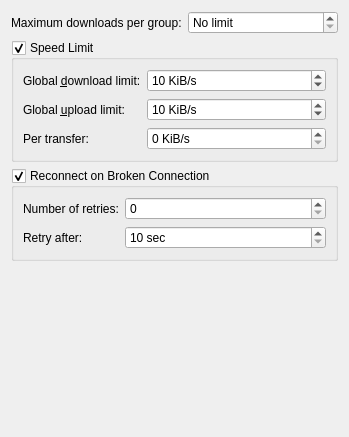
<?xml version="1.0" encoding="UTF-8"?>
<ui version="4.0">
 <class>DlgNetwork</class>
 <widget class="QWidget" name="DlgNetwork">
  <property name="geometry">
   <rect>
    <x>0</x>
    <y>0</y>
    <width>349</width>
    <height>437</height>
   </rect>
  </property>
  <layout class="QVBoxLayout" name="verticalLayout">
   <item>
    <layout class="QFormLayout" name="formLayout_3">
     <item row="0" column="0">
      <widget class="QLabel" name="lbl_maxnum">
       <property name="text">
        <string>Maximum downloads per group:</string>
       </property>
      </widget>
     </item>
     <item row="0" column="1">
      <widget class="QSpinBox" name="kcfg_MaxConnections">
       <property name="specialValueText">
        <string comment="no limit for maximum downloads has been set">No limit</string>
       </property>
      </widget>
     </item>
    </layout>
   </item>
   <item>
    <widget class="QGroupBox" name="kcfg_SpeedLimit">
     <property name="title">
      <string>Speed Limit</string>
     </property>
     <property name="checkable">
      <bool>true</bool>
     </property>
     <layout class="QFormLayout" name="formLayout_2">
      <item row="0" column="0">
       <widget class="QLabel" name="dllimitlb">
        <property name="text">
         <string>Global &amp;download limit:</string>
        </property>
        <property name="buddy">
         <cstring>kcfg_GlobalDownloadLimit</cstring>
        </property>
       </widget>
      </item>
      <item row="0" column="1">
       <widget class="QSpinBox" name="kcfg_GlobalDownloadLimit">
        <property name="suffix">
         <string> KiB/s</string>
        </property>
        <property name="maximum">
         <number>1000000</number>
        </property>
        <property name="singleStep">
         <number>5</number>
        </property>
        <property name="value">
         <number>10</number>
        </property>
       </widget>
      </item>
      <item row="1" column="0">
       <widget class="QLabel" name="label_2">
        <property name="text">
         <string>Global &amp;upload limit:</string>
        </property>
        <property name="buddy">
         <cstring>kcfg_GlobalUploadLimit</cstring>
        </property>
       </widget>
      </item>
      <item row="1" column="1">
       <widget class="QSpinBox" name="kcfg_GlobalUploadLimit">
        <property name="suffix">
         <string> KiB/s</string>
        </property>
        <property name="maximum">
         <number>1000000</number>
        </property>
        <property name="singleStep">
         <number>5</number>
        </property>
        <property name="value">
         <number>10</number>
        </property>
       </widget>
      </item>
      <item row="2" column="0">
       <widget class="QLabel" name="lb_per_transfer">
        <property name="text">
         <string>Per transfer:</string>
        </property>
       </widget>
      </item>
      <item row="2" column="1">
       <widget class="QSpinBox" name="kcfg_TransferSpeedLimit">
        <property name="suffix">
         <string> KiB/s</string>
        </property>
        <property name="maximum">
         <number>1000000</number>
        </property>
        <property name="singleStep">
         <number>5</number>
        </property>
       </widget>
      </item>
     </layout>
    </widget>
   </item>
   <item>
    <widget class="QGroupBox" name="kcfg_ReconnectOnBroken">
     <property name="title">
      <string>Reconnect on Broken Connection</string>
     </property>
     <property name="checkable">
      <bool>true</bool>
     </property>
     <layout class="QFormLayout" name="formLayout">
      <item row="0" column="0">
       <widget class="QLabel" name="lb_retries_2">
        <property name="text">
         <string>Number of retries:</string>
        </property>
       </widget>
      </item>
      <item row="0" column="1">
       <widget class="QSpinBox" name="kcfg_ReconnectRetries">
        <property name="enabled">
         <bool>true</bool>
        </property>
       </widget>
      </item>
      <item row="1" column="0">
       <widget class="QLabel" name="lb_after_2">
        <property name="text">
         <string>Retry after:</string>
        </property>
       </widget>
      </item>
      <item row="1" column="1">
       <widget class="QSpinBox" name="kcfg_ReconnectDelay">
        <property name="suffix">
         <string> sec</string>
        </property>
        <property name="minimum">
         <number>10</number>
        </property>
        <property name="maximum">
         <number>86400</number>
        </property>
        <property name="singleStep">
         <number>5</number>
        </property>
       </widget>
      </item>
     </layout>
    </widget>
   </item>
   <item>
    <spacer>
     <property name="orientation">
      <enum>Qt::Vertical</enum>
     </property>
     <property name="sizeType">
      <enum>QSizePolicy::Expanding</enum>
     </property>
     <property name="sizeHint" stdset="0">
      <size>
       <width>200</width>
       <height>16</height>
      </size>
     </property>
    </spacer>
   </item>
  </layout>
 </widget>
 <connections/>
</ui>
